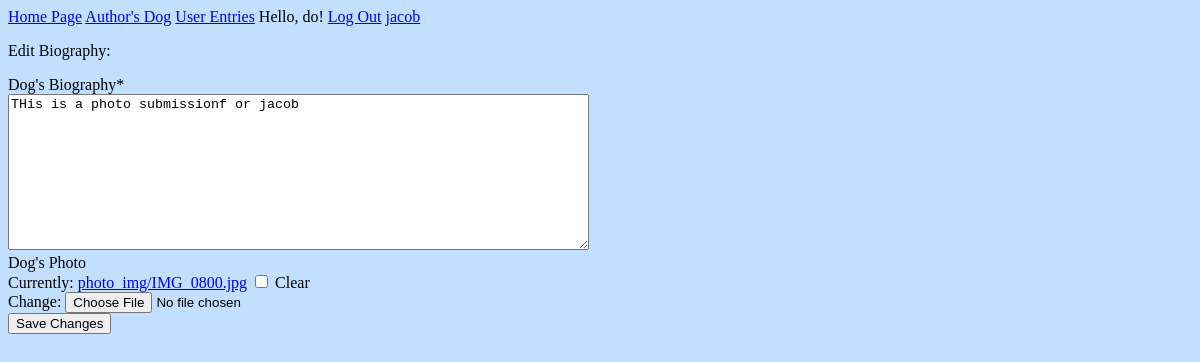
The page /edit_dog_bio/6/ (signed in) on the database as committed earlier.
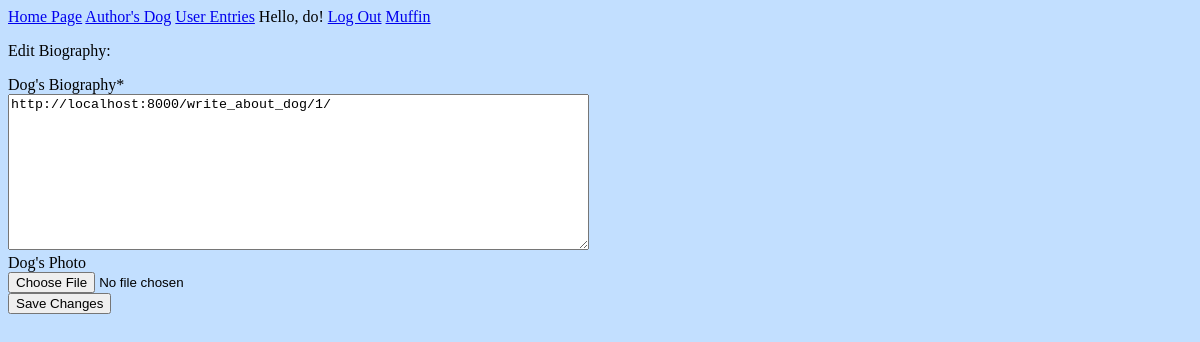
The same page on the database as committed later.
### test_dog_app/models.py (models this page shows, shortened)
class DogName(models.Model):
    owner = models.ForeignKey(User, on_delete=models.CASCADE)
    name = models.CharField(max_length=70)
    def __str__(self):
        return self.name

class Entry(models.Model):
    dog_name = models.ForeignKey(DogName, on_delete=models.CASCADE, null=False)
    bio_entry = models.TextField()
    dog_photo = models.ImageField(default=None, upload_to='photo_img/', blank=True)
    date_entry = models.DateTimeField(auto_now_add=True)

### test_dog_app/views.py (the view)
# urls.py: path('edit_dog_bio/<int:entry_bio_id>/', views.edit_dog_bio, name='edit_dog_bio'),
@login_required
def edit_dog_bio(request, entry_bio_id):
    dog_entries = Entry.objects.get(id= entry_bio_id)
    dogs = dog_entries.dog_name
    if dogs.owner != request.user:
        raise Http404
    if request.method != 'POST':
        form = EntryForm(instance=dog_entries)
    else:
        form = EntryForm(instance=dog_entries, data= request.POST, files= request.FILES)
        if form.is_valid():
            form.save(commit=True)
            return redirect('test_dog_app:user_private_entries', dog_id=dogs.id)
    content = {
        'form': form,
        'dogs': dogs,
        'dog_entries': dog_entries
    }
    return render(request, 'edit_dog_bio.html', content)

### test_dog_app/forms.py
class EntryForm(forms.ModelForm):
    class Meta:
        model = Entry
        fields = ['bio_entry', 'dog_photo']
        labels = {'bio_entry': 'Dog\'s Biography', 'dog_photo': 'Dog\'s Photo'}
        widgets = {'bio_entry': forms.Textarea(attrs={'cols':70})}

### test_dog_app/templates/edit_dog_bio.html (shortened to what this page needs)
{% extends 'base.html' %}
{% load crispy_forms_filters  %}
{% block content %}
<a href="{% url 'test_dog_app:user_private_entries' dogs.id %}"> {{ dogs }}</a>
<p>Edit Biography:</p>
<form action="{% url 'test_dog_app:edit_dog_bio' dog_entries.id %}" enctype="multipart/form-data" method="post">
    {{ form | crispy }}
    <button name="submit">Save Changes</button>
</form>
{% endblock content %}

Rows that differ between the two databases and show on the page:
no longer on this page (row edited): DogName: name "jacob"
now on this page (row edited): DogName: name "Muffin"
changed Entry: bio_entry "THis is a photo submissionf or jacob" → "http://localhost:8000/write_about_dog/1/"
Other text that changed with them:
form field form: "☐" → (not shown)
text no longer shown: "Dog's Biography * Dog's Photo Currently: photo_img/IMG_0800.jpg Clear Change:"
text now shown: "Dog's Biography * Dog's Photo"
